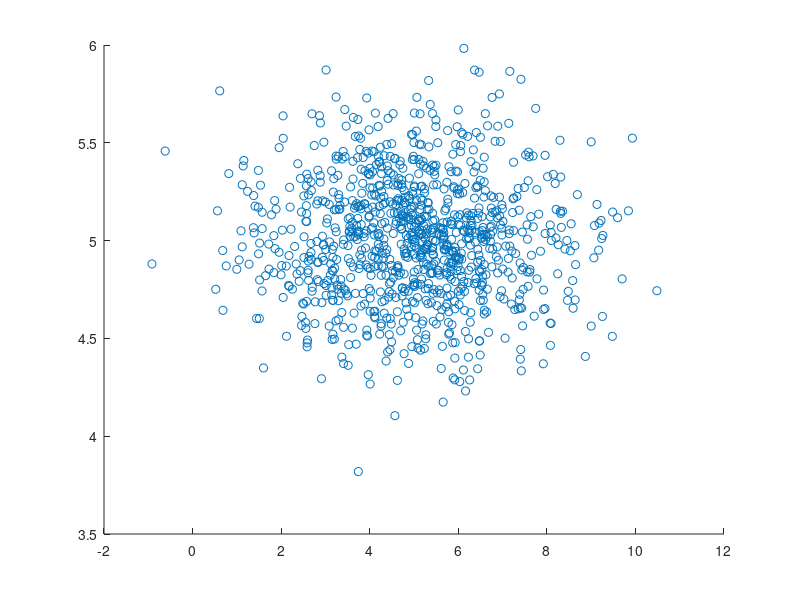

Reproduce this figure in MATLAB. (Note: this script raises an error after producing the figure.)
%% unit test

%% test pca
points = mvnrnd([5,5], [3,0;0,0.1], 1000);
points = points';
scatter(points(1,:)',points(2,:)');
[U, M] = pca(points, 0)
R = [cosd(45), -sind(45); sind(45), cosd(45)]
points = R * points;


%% test generate label
gnd = [1;2;3;1;2;3;1;2;3;1;1;2;3;2;3];

para.iter = 2;
para.type = 'equal';

para.p = 1;
label = generate_label(gnd, para);
label = label{1};
if (para.iter ~= size(label,2))
    error('iter wrong');
end
if (size(gnd,1) ~= size(label,1))
    error('size wrong');
end
for i = 1:para.iter
    if (unique(gnd) ~= unique(gnd(label(:,i))))
        error('sample class wrong');
    end
    tmp = hist(gnd(label(:,i)), unique(gnd));
    for j = 1:numel(tmp)
        if (tmp(j) ~= para.p)
            error('sample p wrong');
        end
    end
end

para.p = 2;
label = generate_label(gnd, para);
label = label{1};
if (para.iter ~= size(label,2))
    error('iter wrong');
end
if (size(gnd,1) ~= size(label,1))
    error('size wrong');
end
for i = 1:para.iter
    if (unique(gnd) ~= unique(gnd(label(:,i))))
        error('sample class wrong');
    end
    tmp = hist(gnd(label(:,i)), unique(gnd));
    for j = 1:numel(tmp)
        if (tmp(j) ~= para.p)
            error('sample p wrong');
        end
    end
end

para.p = 3;
label = generate_label(gnd, para);
label = label{1};
if (para.iter ~= size(label,2))
    error('iter wrong');
end
if (size(gnd,1) ~= size(label,1))
    error('size wrong');
end
for i = 1:para.iter
    if (unique(gnd) ~= unique(gnd(label(:,i))))
        error('sample class wrong');
    end
    tmp = hist(gnd(label(:,i)), unique(gnd));
    for j = 1:numel(tmp)
        if (tmp(j) ~= para.p)
            error('sample p wrong');
        end
    end
end

%% FOR fFME
%% test XH
load('/home/lab-qiu.suo/devel/fFMEsemi/result/coil20/semi/pca.mat', 'X_train');
X = X_train;
[dim,n] = size(X);
Xc = bsxfun(@minus, X, mean(X,2));
one = ones(n,1);
H = eye(n) - 1/n.*one*one';
XH = X*H;
diff = Xc-XH;
assert(sum(abs(diff(:)) > 1e-5)==0, 'Xc and XH are not equal');

assert(one'*one==n, '11^T not equal to n');

%% test U
para.uu = 0; % uu must be zero
para.ul = 1;
Y = [1,0;
     0,0;
     0,1;
     0,0;];
n = size(Y,1);
assert(n==4, 'n error for Y');
u = para.uu .* ones(n,1);
assert(sum(u==zeros(n,1))==n, 'u error for init');
u(sum(Y,2) == 1) = para.ul;
assert(sum(u==[1;0;1;0])==n, 'u error for assign labeled data');
U = spdiags(u,0,n,n);
assert(sum(diag(full(U))==[1;0;1;0])==n, 'error when generate U');

para.mu = 1;
V_inv = spdiags((u + (para.mu + 1) .* ones(n,1)).^-1, 0, n, n);
assert(sum(diag(full(V_inv))==1./[3;2;3;2])==n, 'error when generate V_inv');
V = full(U) + (para.mu + 1) .* eye(n);
diff = V_inv - pinv(V);
assert(sum(abs(diff(:)) > 1e-5)==0, 'V_inv and pinv(V) are not equal');

%% test ridge regression
f = 2; c = 4; l = 10;
W = rand(f, c);
b = rand(c, 1);
Xl = rand(f, l);
Y = rand(l, c);
o = ones(l, 1);
sum1 = 0;
for i = 1:l
    tmp = W'*Xl(:,i) + b - Y(i,:)';
    tmp = tmp .* tmp;
    sum1 = sum1 + sum(tmp(:));
end
sum1 = sum1 / l
sum2 = trace(Xl'*W*W'*Xl+2*Xl'*W*b*o'-2*Xl'*W*Y'+o*b'*b*o'-2*o*b'*Y'+Y*Y') / l
    